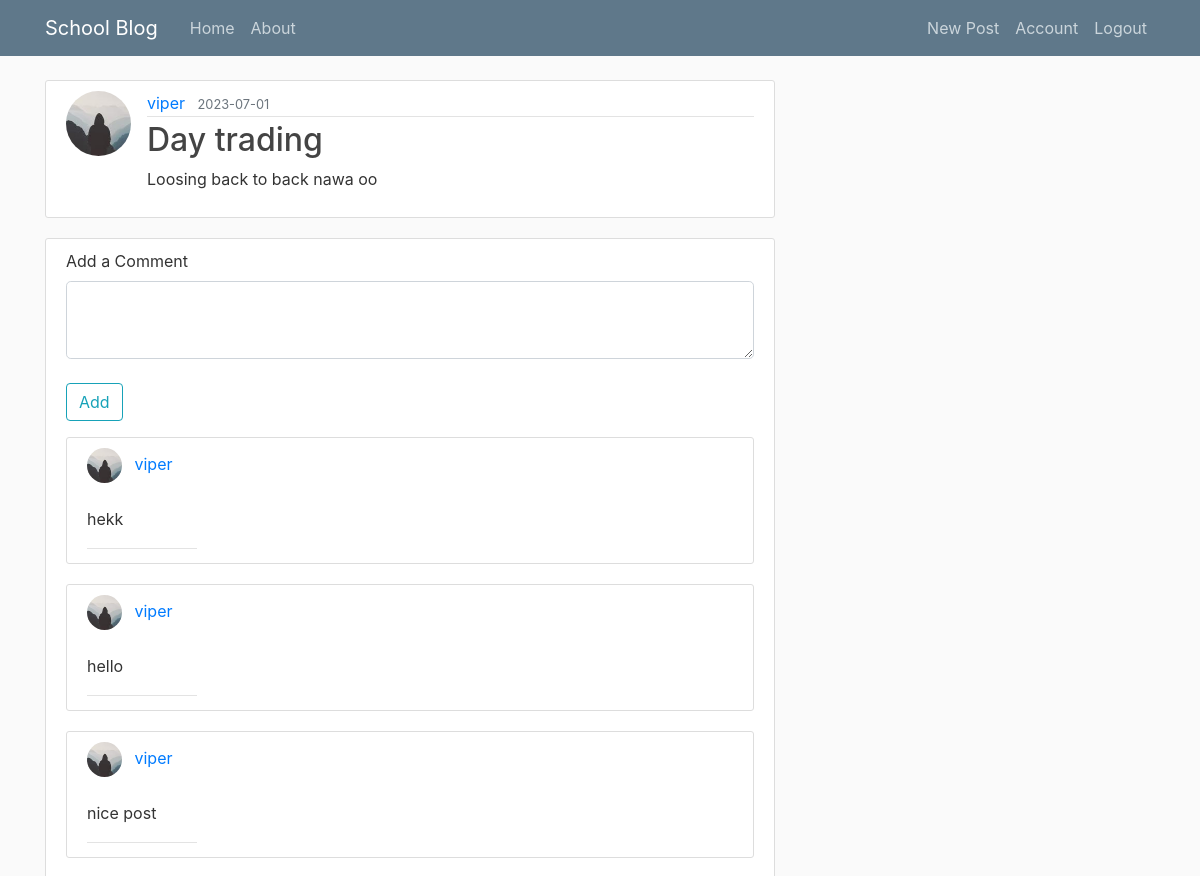
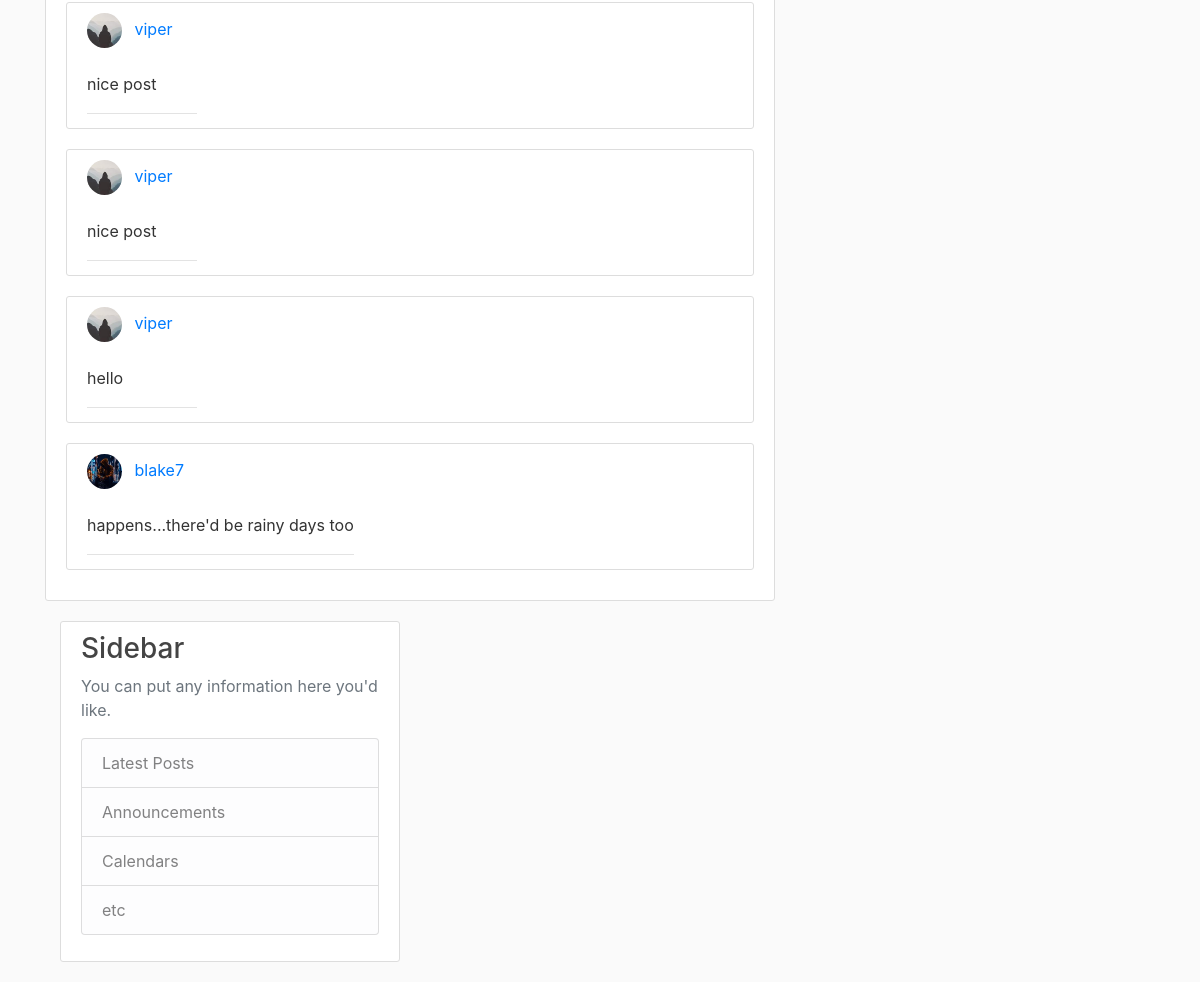
Page /postcomment/20 (signed in) on the committed database (2 pictures, top to bottom).
### flaskblog/models.py (models this page shows, shortened)
class User(UserMixin, db.Model):
    id = db.Column(db.Integer, primary_key=True)
    username = db.Column(db.String(20), unique=True, nullable=False)
    email = db.Column(db.String(120), unique=True, nullable=False)
    image_file = db.Column(db.String(20), nullable=False,
                           default='default.jpg')
    password = db.Column(db.String(60), nullable=False)
    posts = db.relationship('Post', backref='author', lazy=True)
    comments = db.relationship('Comment', backref='author', lazy=True)

class Post(db.Model):
    id = db.Column(db.Integer, primary_key=True)
    title = db.Column(db.String(1000), nullable=False)
    date_posted = db.Column(db.DateTime, nullable=False, default=datetime.utcnow)
    content = db.Column(db.Text, nullable=False)
    user_id = db.Column(db.Integer, db.ForeignKey('user.id'), nullable=False)
    comments = db.relationship('Comment', backref='post', lazy=True)

class Comment(db.Model):
    from flaskblog import db
    id = db.Column(db.Integer, primary_key=True)
    date_posted = db.Column(db.DateTime, nullable=False, default=datetime.utcnow)
    content = db.Column(db.String(2000), nullable=False)
    user_id = db.Column(db.Integer, db.ForeignKey('user.id'), nullable=False)
    post_id = db.Column(db.Integer, db.ForeignKey('post.id'), nullable=False)

### flaskblog/users/routes.py (the view, shortened to what this page needs)
@users.route('/postcomment/<int:post_id>', methods=['GET', 'POST'])
@login_required
def user_comment(post_id):
    form = CommentForm()
    text = form.content.data
    post = Post.query.get_or_404(post_id)
    if not text:
        pass
    comment = Comment.query.filter_by(post_id=post_id).order_by(Comment.date_posted.desc()).all()
    return render_template('user_comments.html', title='Add Comment', form=form, comment=comment, post=post)

### flaskblog/users/forms.py
class CommentForm(FlaskForm):
    content = TextAreaField('Add a Comment', validators=[DataRequired()])
    submit = SubmitField('Add')

### flaskblog/models.py (called while the page is built)
@login_manager.user_loader
def load_user(user_id):
    return User.query.get(int(user_id))

### flaskblog/templates/user_comments.html
{% extends "layout.html" %}
{% block content %}
    <div class="form-group">
        <article class="media content-section">
            <img class="rounded-circle article-img" src="{{ url_for('static', filename='profile_pics/' + post.author.image_file )}}">
            <div class="media-body">
            <div class="article-metadata">
                <a class="mr-2" href="{{ url_for('users.user_posts', username=post.author.username) }}">{{ post.author.username }}</a>
                <small class="text-muted">{{ post.date_posted.strftime('%Y-%m-%d') }}</small>
            </div>
            <h2><a class="article-title" href="{{ url_for('posts.post', post_id=post.id) }}">{{ post.title }}</a></h2>
            <p class="article-content">{{ post.content }}</p>
            </div>
        </article>
        <div class="content-section">
            <form method="POST" action=" {{ url_for('users.user_comment', post_id=post.id) }}">
                <div class="form-group">
                    {{ form.content.label(class="form-control-label") }}
                    {% if form.content.errors %}
                        {{ form.content(class="form-control form-control-lg is-invalid") }}
                            <div class="invalid-feedback">
                                {% for error in form.content.errors %}
                                    <span>{{ error }}</span>
                                {% endfor %}
                            </div>
                    {% else %}
                        {{ form.content(class="form-control form-control-lg")}}
                        {% endif %}
                    <div class="form-group mt-4">
                            {{ form.submit(class="btn btn-outline-info") }}
                    </div>
                </div>
            </form>
            {% for comments in post.comments %}
                <article class="media content-section">
                    <div class="article-metadata">
                        <img class="rounded-circle article-cimg" src="{{ url_for('static', filename='profile_pics/' + comments.author.image_file )}}">
                        <a class="mr-4" href="{{ url_for('users.user_posts', username=comments.author.username)}}">{{ comments.author.username }}</a>
                        <p class="mt-4 article-content">{{ comments.content }}</p>
                    </div>
                </article>
            {% endfor %}
            </div>
        </div>
    </div>
{% endblock content %}

### flaskblog/static/main.css (style rules this page uses)
body { background: #fafafa; color: #333333; margin-top: 5rem; }
h1, h2, h3, h4, h5, h6 { color: #444444; }
.content-section { background: #ffffff; padding: 10px 20px; border: 1px solid #dddddd; border-radius: 3px; margin-bottom: 20px; }
.article-title { color: #444444; }
.article-content { white-space: pre-line; }
.article-img { height: 65px; width: 65px; margin-right: 16px; }
.article-cimg { height: 35px; width: 35px; margin-right: 8px; }
.article-metadata { padding-bottom: 1px; margin-bottom: 4px; border-bottom: 1px solid #e3e3e3 }

### rows in the picture
User: image_file (picture), author.username "viper"
Post: date_posted "2023-07-01", title "Day trading", content "Loosing back to back nawa oo"
Comment: image_file (picture), author.username "viper", content "hekk"
Comment: image_file (picture), author.username "viper", content "hello"
Comment: image_file (picture), author.username "viper", content "nice post"
Comment: image_file (picture), author.username "viper", content "nice post"
Comment: image_file (picture), author.username "viper", content "nice post"
Comment: image_file (picture), author.username "viper", content "hello"
Comment: image_file (picture), author.username "blake7", content "happens...there'd be rainy days too"
